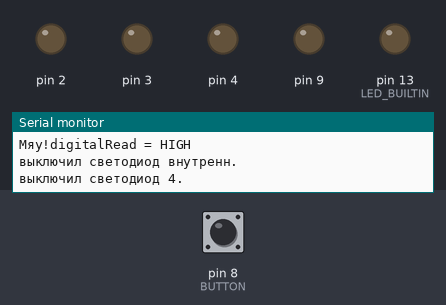
A sketch run on a simulated Arduino Uno, built with avr-gcc and run on an emulated ATmega328P. Parts: output pins drawn as LEDs (lit = HIGH), the last lines printed to the serial monitor. The test bench sets the inputs (shaded band); at power-on: pin 8 (BUTTON) LOW.

Above: at 1.7 s.
1.8 s: pin 8 (BUTTON) pulled HIGH for 3.2 s
At 4.0 s:
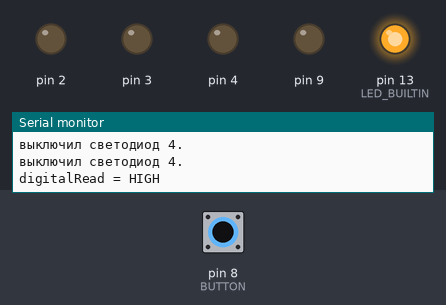
6.5 s: pin 8 (BUTTON) pulled HIGH for 3.2 s
At 10.9 s:
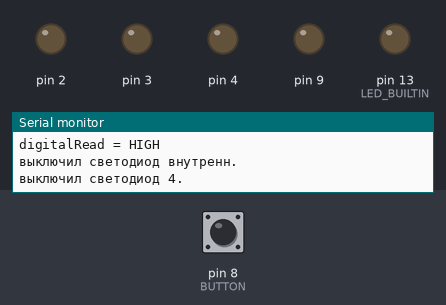
11.2 s: pin 8 (BUTTON) pulled HIGH for 1 s
At 12.12 s:
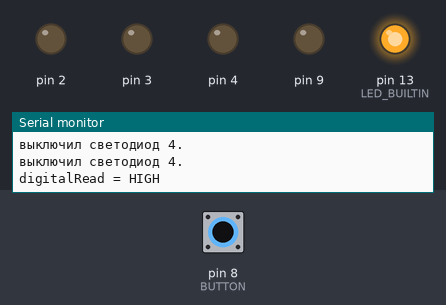
13.7 s: pin 8 (BUTTON) driven HIGH
At 16.5 s:
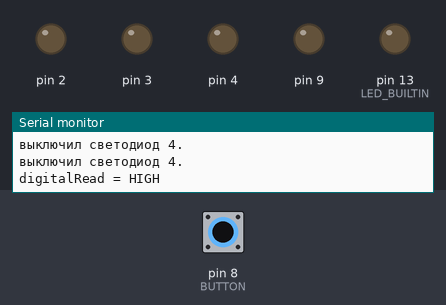
16.7 s: pin 8 (BUTTON) driven LOW
At 17.2 s:
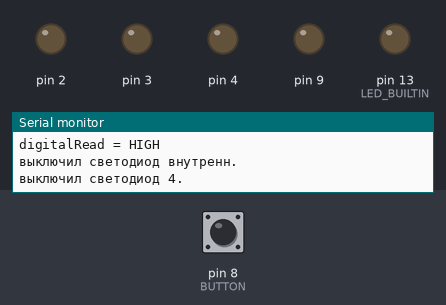
18.2 s: pin 8 (BUTTON) pulsed HIGH 5 times (0.12 s each, 0.3 s apart)
At 20.0 s:
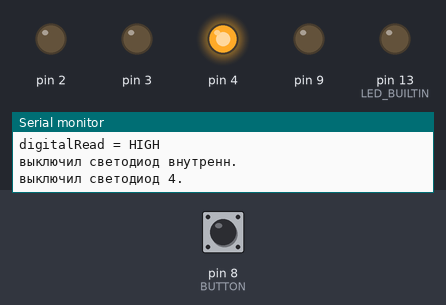
Timing chart, 0 to 22.1 s (numbered marks = the images above; inputs shaded):
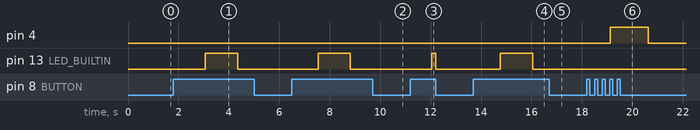

Measured:
- after the input at 1.8 s, pin 13 (LED_BUILTIN): LOW → HIGH after 1.3 s, → LOW 1.3 s later
- after the input at 6.5 s, pin 13 (LED_BUILTIN): LOW → HIGH after 1.0 s, → LOW 1.3 s later
- after the input at 11.2 s, pin 13 (LED_BUILTIN): LOW → HIGH after 0.85 s, → LOW 0.15 s later
- after the input at 13.7 s, pin 13 (LED_BUILTIN): LOW → HIGH after 1.1 s, → LOW 1.3 s later
- after the input at 16.7 s, pin 3: stays LOW (without the input it goes to HIGH after 1.5 s)
- after the input at 18.2 s, pin 4: LOW → HIGH after 0.93 s, → LOW 1.5 s later

The sketch:

sketch_a_jul11_2023.ino
```cpp
#define BUTTON 8
int d = 1500;
int dd = 5;

// Проект 1 - Эффект бегущей волны из светодиодов
void setup() {
  pinMode(9, OUTPUT);
  pinMode(0, INPUT);
  pinMode(BUTTON, INPUT);
  Serial.begin(115200);
  pinMode(13, OUTPUT);           // настроить контакты,
  pinMode(LED_BUILTIN, OUTPUT);  // управляющие светодиодами,
  pinMode(3, OUTPUT);            // на работу в режиме
  delay(500);                    // ждать полсекунды
  Serial.println("Hello Kitty!");
  Serial.print("Мяу!");
  pinMode(2, OUTPUT);
  pinMode(4, OUTPUT);
  //  pinMode(13, OUTPUT);
  digitalWrite(2, LOW);
  digitalWrite(BUTTON, LOW);
  digitalWrite(9, LOW);
}
void loop() {

  Serial.println("digitalRead = HIGH");
  //for (int a = 2; a < 7; a++) {
  for (int a = 0; a < 256; a++) {
    if (digitalRead(BUTTON) == HIGH && digitalRead(0) == LOW) {
      analogWrite(13, a);
      delay(dd);
    }
        else
    {
      analogWrite(13, 0);
    }
  }
  for (int a = 255; a >= 0; a--) {
    if (digitalRead(BUTTON) == HIGH && digitalRead(0) == LOW) {
      analogWrite(13, a);
      delay(dd);
    }
        else
    {
      analogWrite(13, 0);
    }
  }
  delay(200);
  /*
    digitalWrite(13, HIGH);
    Serial.println("включил светодиод внешн.");  // Включить светодиод 1
    delay(d);                                    // ждать полсекунды
    digitalWrite(13, LOW);
    Serial.println("выключил светодиод внешн.");  // Выключить светодиод 1
    digitalWrite(LED_BUILTIN, HIGH);
    Serial.println("включил светодиод внутренн.");  // и повторить то же самое
    delay(d);                                       // для светодиодов со 2-го по 5-й
    */

  digitalWrite(LED_BUILTIN, LOW);
  Serial.println("выключил светодиод внутренн.");
  for (int a = 0; a < 256; a++) {
    if (digitalRead(BUTTON) == HIGH && digitalRead(0) == LOW) {
      analogWrite(3, a);
      delay(dd);
    }
        else
    {
      analogWrite(3, 0);
    }
  }
  for (int a = 255; a >= 0; a--) {
    if (digitalRead(BUTTON) == HIGH && digitalRead(0) == LOW) {
      analogWrite(3, a);
      delay(dd);
    }
    else
    {
      analogWrite(3, 0);
    }
  }
  delay(200);
  /* digitalWrite(3, HIGH);
    Serial.println("включил светодиод 3.");
    delay(d);
    digitalWrite(3, LOW);
    Serial.println("выключил светодиод 3.");
    delay(d);
    */
  if (digitalRead(BUTTON) == HIGH && digitalRead(0) == LOW) {
    digitalWrite(4, HIGH);
  }
      else
    {
     digitalWrite(4, LOW);
    }
  Serial.println("выключил светодиод 4.");
  delay(d);
  digitalWrite(4, LOW);
  Serial.println("выключил светодиод 4.");
  //}

}
```
